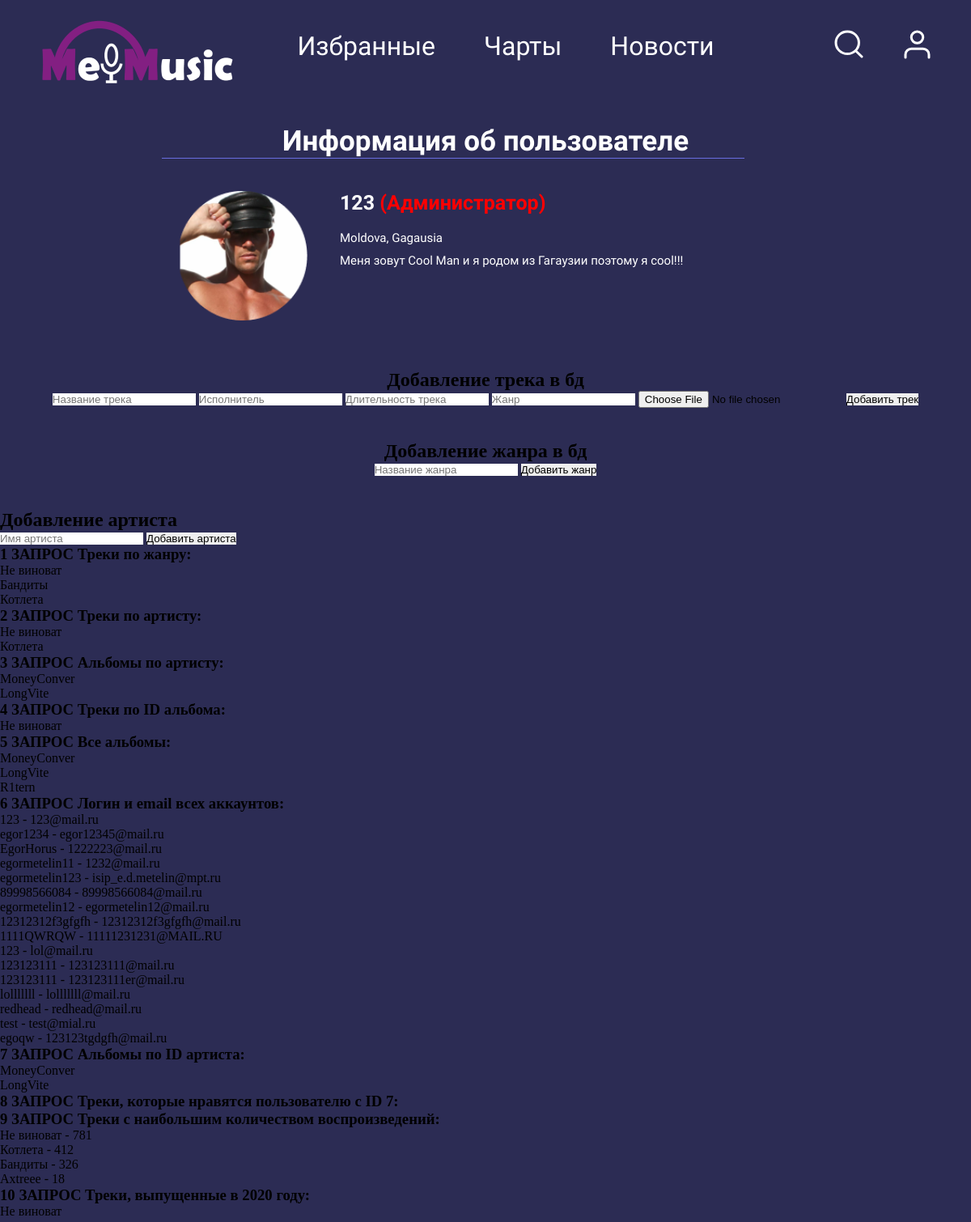
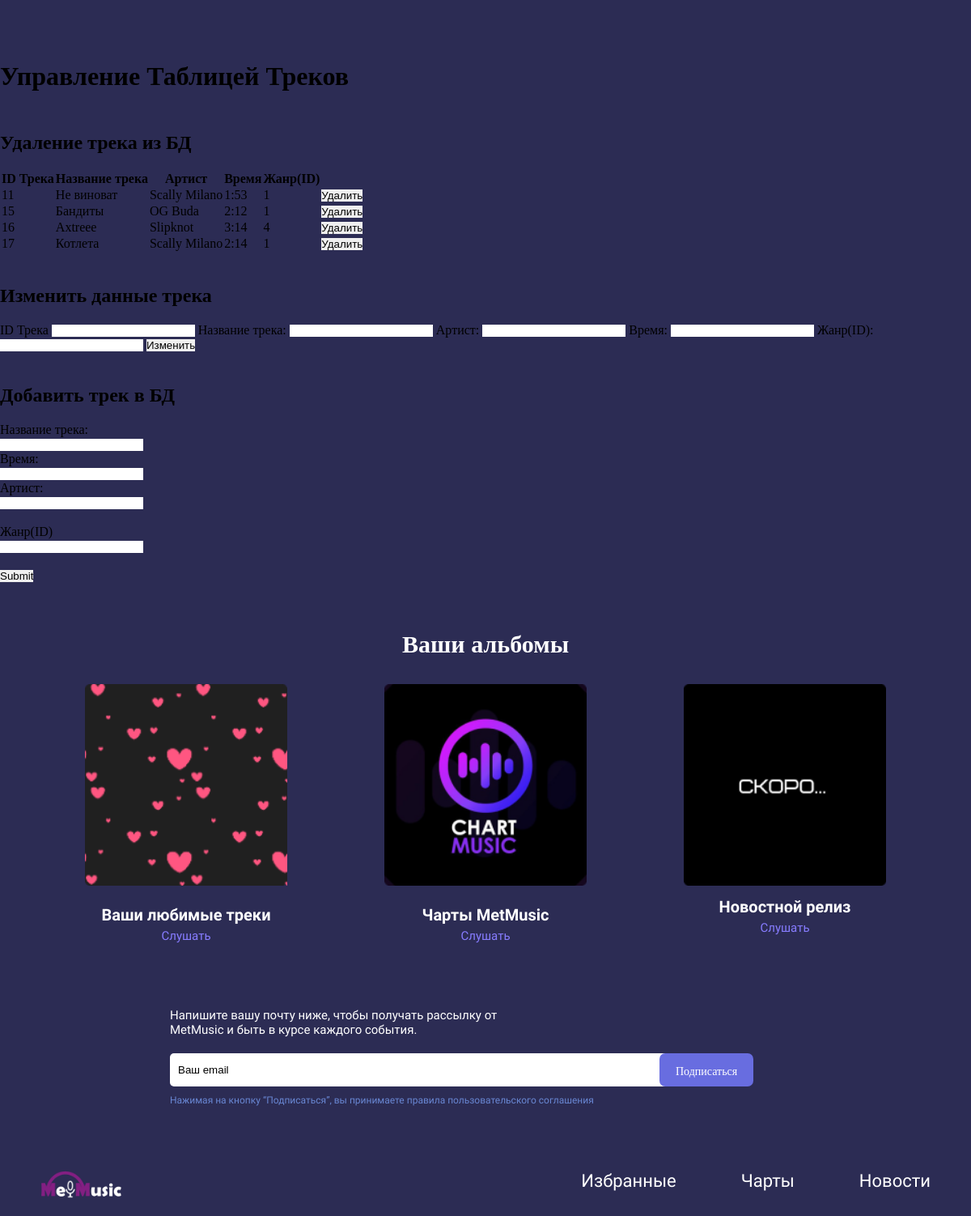
The app's page /lichcab.php (signed in) with its own data (2 pictures, top to bottom).
### tables this page shows
CREATE TABLE `tracks` (
  `track_id` int NOT NULL,
  `NameTrack` varchar(255) NOT NULL,
  `ArtistTrack` varchar(255) NOT NULL,
  `Song` blob NOT NULL,
  `TimeTrack` varchar(10) NOT NULL,
  `janr_id` int NOT NULL
);

CREATE TABLE `Alboms` (
  `alboms_id` int NOT NULL,
  `NameAlbom` varchar(50) NOT NULL,
  `track_id` int NOT NULL,
  `artist_id` int NOT NULL
);

CREATE TABLE `accounts` (
  `account_id` int NOT NULL,
  `login` varchar(150) NOT NULL,
  `email` varchar(150) NOT NULL,
  `password` varchar(150) NOT NULL,
  `role` varchar(1) DEFAULT NULL
);

CREATE TABLE `tracks_count` (
  `count_id` int NOT NULL,
  `track_id` int NOT NULL,
  `play_count` int NOT NULL
);

CREATE TABLE `trackYear` (
  `trackYear_id` int NOT NULL,
  `track_id` int NOT NULL,
  `year` year NOT NULL
);

### lichcab.php (the view, shortened to what this page needs)
<!DOCTYPE html>
<html lang="en">
<head>
    <link rel="stylesheet" href="lichkab.css ">
</head>
<body>
    <header class="header">
        <a class="header_logo" href="main.html" ><img src="pic/logo.png" alt="#"></a>
        <div class="header_nav">
            <a href="likes.html" class="header_nav_a">Избранные</a>
            <a href="charts.php" class="header_nav_a">Чарты</a>
            <a href="news.html" class="header_nav_a">Новости</a>
        </div>
        <div class="header_right">
            <a  href="#" class="header_icon"><img src="pic/lupa.svg" alt="#"></a>
            <a href="lichcab.html" class="header_icon"><img src="pic/lichkab.svg" alt="#"></a>
        </div>
    </header>
    <?php
  if(isset($_SESSION['user_id'])) {
    $userRole = $_SESSION['user_role'];
    $userName = $_SESSION['user_name'];
    $adminTag = $userRole == 2 ? "<span style='color: red;'>(Администратор)</span>" : "";
  } else {
    header('Location: registration.php');
    exit();
  }
?>
<div class="user">
    <h2 class="user_title">Информация об пользователе</h2>
    <div class="user_line"></div>
    <div class="user_content">
      <img src="pic/Ellipse 1.png" class="user_image">
      <div class="user_info">
        <h3 class="user_name"><?php echo $userName . " " . $adminTag; ?></h3>
        <p class="user_city">Moldova, <span id="userCity">Gagausia</span></p>
        <p class="user_text" id="userDescription">Меня зовут Cool Man и я родом из Гагаузии поэтому я cool!!!</p>
    </div>
    </div>
  </div>
  <?php if ($userRole == 2):?>
  <div class="admin-panel" style='text-align: center; padding-bottom:40px'>
          <h2>Добавление трека в бд</h2>
          <form action="add_track.php" method="post" enctype="multipart/form-data">
            <input type="text" name="nameTrack" placeholder="Название трека" required>
            <input type="text" name="artistTrack" placeholder="Исполнитель" required>
            <input type="text" name="timeTrack" placeholder="Длительность трека" required>
            <input type="text" name="janr" placeholder="Жанр" required>
            <input type="file" name="songFile" accept=".mp3" required>
            <input type="submit" value="Добавить трек">
          </form>
        </div>
  <?php endif;?>
  <?php if ($userRole == 2):?>
  <div class="admin-panel" style='text-align: center; padding-bottom:40px'>
          <h2>Добавление жанра в бд</h2>
          <form action="add_track.php" method="post" enctype="multipart/form-data">
            <input type="text" name="nameTrack" placeholder="Название жанра" required>
            <input type="submit" value="Добавить жанр">
          </form>
        </div>
        <?php endif;?>
 <?php if ($userRole == 2):?>
        <h2>Добавление артиста</h2>
          <form action="add_track.php" method="post" enctype="multipart/form-data">
            <input type="text" name="nameTrack" placeholder="Имя артиста" required>
            <input type="submit" value="Добавить артиста">
          </form>
 <?php endif;?>
  <?php if ($userRole == 2):?>
  <?php
$connect = mysqli_connect('localhost', 'root', '', 'MetMusic');
$result = mysqli_query($connect, "SELECT * FROM `tracks`");
$models = mysqli_fetch_all($result, MYSQLI_ASSOC);
$result1 = mysqli_query($connect, "SELECT tracks.NameTrack FROM tracks JOIN Janr ON tracks.janr_id = Janr.janr_id WHERE Janr.janr_id = 1");
$tracksByGenre = mysqli_fetch_all($result1, MYSQLI_ASSOC);
$result2 = mysqli_query($connect, "SELECT tracks.NameTrack FROM tracks JOIN Artists ON tracks.ArtistTrack = Artists.NameArtist WHERE Artists.artist_id = 1");
$tracksByArtist = mysqli_fetch_all($result2, MYSQLI_ASSOC);
$result3 = mysqli_query($connect, "SELECT Alboms.NameAlbom FROM Alboms JOIN Artists ON Alboms.artist_id = Artists.artist_id WHERE Artists.artist_id = 1");
$albumsByArtist = mysqli_fetch_all($result3, MYSQLI_ASSOC);
echo "<h3>1 ЗАПРОС Треки по жанру:</h3>";
echo "<ul>";
foreach ($tracksByGenre as $track) {
    echo "<li>" . htmlspecialchars($track['NameTrack']) . "</li>";
}
echo "</ul>";
echo "<h3>2 ЗАПРОС Треки по артисту:</h3>";
echo "<ul>";
foreach ($tracksByArtist as $track) {
    echo "<li>" . htmlspecialchars($track['NameTrack']) . "</li>";
}
echo "</ul>";
echo "<h3>3 ЗАПРОС Альбомы по артисту:</h3>";
echo "<ul>";
foreach ($albumsByArtist as $album) {
    echo "<li>" . htmlspecialchars($album['NameAlbom']) . "</li>";
}
echo "</ul>";
$result4 = mysqli_query($connect, "SELECT tracks.NameTrack FROM tracks JOIN Alboms ON tracks.track_id = Alboms.track_id WHERE Alboms.alboms_id = 2");
$tracksByAlbumId = mysqli_fetch_all($result4, MYSQLI_ASSOC);
echo "<h3>4 ЗАПРОС Треки по ID альбома:</h3>";
echo "<ul>";
foreach ($tracksByAlbumId as $track) {
    echo "<li>" . htmlspecialchars($track['NameTrack']) . "</li>";
}
echo "</ul>";
$result5 = mysqli_query($connect, "SELECT Alboms.NameAlbom FROM Alboms");
$allAlboms = mysqli_fetch_all($result5, MYSQLI_ASSOC);
echo "<h3>5 ЗАПРОС Все альбомы:</h3>";
echo "<ul>";
foreach ($allAlboms as $album) {
    echo "<li>" . htmlspecialchars($album['NameAlbom']) . "</li>";
}
echo "</ul>";
$result6 = mysqli_query($connect, "SELECT login, email FROM accounts");
$accountsInfo = mysqli_fetch_all($result6, MYSQLI_ASSOC);
echo "<h3> 6 ЗАПРОС Логин и email всех аккаунтов:</h3>";
echo "<ul>";
foreach ($accountsInfo as $account) {
    echo "<li>" . htmlspecialchars($account['login']) . " - " . htmlspecialchars($account['email']) . "</li>";
}
echo "</ul>";
$result7 = mysqli_query($connect, "SELECT Alboms.NameAlbom FROM Alboms WHERE Alboms.artist_id = 1");
$albomsByArtistId = mysqli_fetch_all($result7, MYSQLI_ASSOC);
echo "<h3>7 ЗАПРОС Альбомы по ID артиста:</h3>";
echo "<ul>";
foreach ($albomsByArtistId as $album) {
    echo "<li>" . htmlspecialchars($album['NameAlbom']) . "</li>";
}
echo "</ul>";
echo "<h3>8 ЗАПРОС Треки, которые нравятся пользователю с ID 7:</h3>";
$result9 = mysqli_query($connect, "SELECT tracks.NameTrack, tracks_count.play_count
FROM tracks
JOIN tracks_count  ON tracks.track_id = tracks_count.track_id
ORDER BY tracks_count.play_count DESC;
");
$tracksByPlayCount = mysqli_fetch_all($result9, MYSQLI_ASSOC);
echo "<h3>9 ЗАПРОС Треки с наибольшим количеством воспроизведений:</h3>";
echo "<ul>";
foreach ($tracksByPlayCount as $track) {
    echo "<li>" . htmlspecialchars($track['NameTrack']) . " - " . htmlspecialchars($track['play_count']) . "</li>";
}
echo "</ul>";
$result10 = mysqli_query($connect, "SELECT tracks.NameTrack, trackYear.year
FROM tracks
JOIN trackYear  ON tracks.track_id = trackYear.track_id
WHERE trackYear.year = 2021
ORDER BY tracks.NameTrack;");
$tracksByYear = mysqli_fetch_all($result10, MYSQLI_ASSOC);
echo "<h3> 10 ЗАПРОС Треки, выпущенные в 2020 году:</h3>";
echo "<ul style=' padding-bottom:80px'>";
foreach ($tracksByYear as $track) {
    echo "<li>" . htmlspecialchars($track['NameTrack']) . "</li>";
}
echo "</ul>";
?>
    <h1 style=' padding-bottom:50px'>Управление Таблицей Треков</h1>
    <h2 style=' padding-bottom:20px'>Удаление трека из БД</h2>
    <table style='padding-bottom:40px'>
        <tr  style='text-align: center;'>
            <th>ID Трека</th>
            <th>Название трека</th>
            <th>Артист</th>
            <th>Время</th>
            <th>Жанр(ID)</th>
        </tr>
        <?php foreach ($models as $model): ?>
        <tr>
            <td><?= $model['track_id'] ?></td>
            <td><?= $model['NameTrack'] ?></td>
            <td><?= $model['ArtistTrack'] ?></td>
            <td><?= $model['TimeTrack'] ?></td>
            <td><?= $model['janr_id'] ?></td>
            <td>
                <form method="post">
                    <input type="submit" name="delete" value="Удалить">
                </form>
            </td>
        </tr>
        <?php endforeach; ?>
    </table>
    <h2 style=' padding-bottom:20px'>Изменить данные трека</h2>
    <form method="post" style=' padding-bottom:40px' >
    ID Трека <input type="number" name="track_id">
    Название трека: <input type="text" name="NameTrack">
    Артист: <input type="text" name="ArtistTrack">
    Время: <input type="text" name="TimeTrack">
    Жанр(ID): <input type="number" name="janr_id">
        <input type="submit" name="update" value="Изменить">
    </form>
    <h2  style=' padding-bottom:20px'>Добавить трек в БД</h2>
    <form class="hid" action="yourscript.php" method="post" style=' padding-bottom:40px'>
    Название трека:<br>
      <input type="text" name="NameTrack">
      <br>
      Время:<br>
      <input type="text" name="TimeTrack">
      <br>
      Артист:<br>
      <input type="text" name="ArtistTrack">
      <br><br>
      Жанр(ID)<br>
      <input type="text" name="janr_id">
      <br><br>
      <input type="submit" value="Submit">
    </form>
    <?php endif;?>
      <div class="album">
        <h2 class="album_title">Ваши альбомы</h2>
        <div class="album_container">
            <div class="album_card">
                <img  class="album_img" src="pic/likeee.png" >
                <div class="album_info">
                    <h3 class="album_sub">Ваши любимые треки </h3>
                    <a href="likes.html" class="album_a">Слушать</a>
                </div>
            </div>
            <div class="album_card">
                <img  class="album_img" src="pic/charteee.png">
                <div class="album_info">
                    <h3 class="album_sub">Чарты MetMusic</h3>
                    <a href="charts.php" class="album_a">Слушать</a>
                </div>
            </div>
            <div class="album_card">
                <img  class="album_img" src="pic/sooneee.png">
                <div cclass="album_info">
                    <h3 class="album_sub">Новостной релиз</h3>
                    <a href="news.html" class="album_a">Слушать</a>
                </div>
            </div>
        </div>
    </div>
    <div class="sub">
        <p  class="sub_p">Напишите вашу почту ниже, чтобы получать рассылку от <br> MetMusic и быть в курсе каждого события.</p>
        <div class="sub_input">
          <input type="text" value="Ваш email" id="textbox" onfocus="if(this.value == 'Ваш email') { this.value = ''; }" onblur="if(this.value == '') { this.value = 'Ваш email'; }">
          <button class="sub_btn" onclick="submitFunction()">Подписаться</button>
        </div>
        <p class="sub_pre">Нажимая на кнопку “Подписаться”, вы принимаете правила пользовательского соглашения</p>
      </div>
    <footer class="footer">
        <img src="pic/logo.png" class="footer_logo">
        <ul class="footer_links">
          <li class="footer_links_li"><a class="footer_links_a" href="likes.html">Избранные</a></li>
          <li class="footer_links_li"><a class="footer_links_a" href="charts.php">Чарты</a></li>
          <li class="footer_links_li"><a class="footer_links_a" href="news.html">Новости</a></li>
        </ul>
      </footer>
</body>
</html>

### lichkab.css (style rules this page uses)
* { margin: 0; padding: 0; border: 0; text-decoration: none; list-style: none; }
body { background-color: #2C2C54; }
.header { display: flex; justify-content: space-between; align-items: center; }
.header_logo { flex: 1; padding-left: 50px; }
.header_nav { flex: 2; display: flex; justify-content: center; }
.header_nav_a { margin: 0 10px; color: #ffffff; font-family: Jura; font-size: 32px; padding: 20px; }
.header_right { flex: 1; display: flex; justify-content: flex-end; }
.header_icon { padding-right: 50px; }
.user { max-width: 800px; margin: 40px auto; text-align: center; }
.user_title { font-size: 35px; color: #ffffff; font-family: Jura; }
.user_line { height: 1px; width: 90%; background-color: #686DE0; margin-bottom: 20px; }
.user_content { display: flex; flex-wrap: wrap; justify-content: center; }
.user_image { width: 20%; height: 20%; margin: 20px; }
.user_info { flex-grow: 1; padding: 20px; }
.user_name { margin-bottom: 20px; text-align: left; font-size: 25px; color: #ffffff; font-family: Jura; }
.user_city { margin-bottom: 10px; text-align: left; font-size: 15px; color: #ffffff; font-family: Jura; margin-bottom: 10px; }
.user_text { text-align: left; font-size: 15px; color: #ffffff; font-family: Jura; }
.album { padding: 10px; text-align: center; }
.album_title { margin-bottom: 20px; font-family: Oswald; font-size: 30px; color: #fff; margin-bottom: 30px; }
.album_container { display: flex; flex-wrap: wrap; justify-content: center; gap: 120px; }
.album_card { width: 250px; overflow: hidden; }
.album_img { width: 100%; height: auto; }
.album_info { padding: 10px; }
.album_sub { margin-top: 10px; margin-bottom: 5px; font-size: 20px; color: #ffffff; font-family: Jura; }
.album_a { font-size: 15px; color: #877CFF; font-family: Jura; }
.sub { max-width: 75%; margin: 0 auto; padding: 20px; }
.sub_p { color: #ffffff; font-family: Jura; font-size: 15px; margin-bottom: 20px; margin-left: 60px; margin-top: 40px; }
.sub_input { display: flex; }
.sub_btn { padding: 10px 20px; background-color: #686DE0; font-family: Oswald; font-size: 14px; border-radius: 7px; color: #fff; }
.sub_pre { display: block; margin-top: 10px; font-family: Jura; font-size: 12px; color: #6987D3; margin-left: 60px; margin-bottom: 30px; }
#textbox { flex-grow: 1; padding: 10px; margin-right: -15px; max-width: 600px; background-color: rgb(255, 255, 255); border-radius: 5px; margin-left: 60px; }
.footer { display: flex; justify-content: space-between; align-items: center; padding: 10px; color: #ffffff; font-family: Jura; font-size: 22px; padding: 20px; }
.footer_logo { width: 100px; padding-left: 30px; }
.footer_links { list-style: none; display: flex; }
.footer_links_li { margin-left: 20px; }
.footer_links_a { color: white; text-decoration: none; padding: 30px; }

### records on screen
tracks: NameTrack "Не виноват", track_id "11", ArtistTrack "Scally Milano", TimeTrack "1:53", janr "1"
tracks: NameTrack "Бандиты", track_id "15", ArtistTrack "OG Buda", TimeTrack "2:12", janr "1"
tracks: NameTrack "Котлета", track_id "17", ArtistTrack "Scally Milano", TimeTrack "2:14", janr "1"
alboms: NameAlbom "MoneyConver"
alboms: NameAlbom "LongVite"
alboms: NameAlbom "R1tern"
accounts: login "123", email "123@mail.ru"
accounts: login "egor1234", email "egor12345@mail.ru"
accounts: login "EgorHorus", email "1222223@mail.ru"
accounts: login "egormetelin11", email "1232@mail.ru"
accounts: login "egormetelin123", email "isip_e.d.metelin@mpt.ru"
accounts: login "89998566084", email "89998566084@mail.ru"
accounts: login "egormetelin12", email "egormetelin12@mail.ru"
accounts: login "12312312f3gfgfh", email "12312312f3gfgfh@mail.ru"
accounts: login "1111QWRQW", email "11111231231@MAIL.RU"
accounts: login "123", email "lol@mail.ru"
accounts: login "123123111", email "123123111@mail.ru"
accounts: login "123123111", email "123123111er@mail.ru"
accounts: login "lolllllll", email "lolllllll@mail.ru"
accounts: login "redhead", email "redhead@mail.ru"
accounts: login "test", email "test@mial.ru"
accounts: login "egoqw", email "123123tgdgfh@mail.ru"
tracks_count: track.NameTrack "Не виноват", play_count "781"
tracks_count: track.NameTrack "Котлета", play_count "412"
tracks_count: track.NameTrack "Бандиты", play_count "326"
tracks_count: track.NameTrack "Axtreee", play_count "18"
trackyear: track.NameTrack "Не виноват"
tracks: track_id "16", NameTrack "Axtreee", ArtistTrack "Slipknot", TimeTrack "3:14", janr "4"

### other values on screen
$userName "123"
